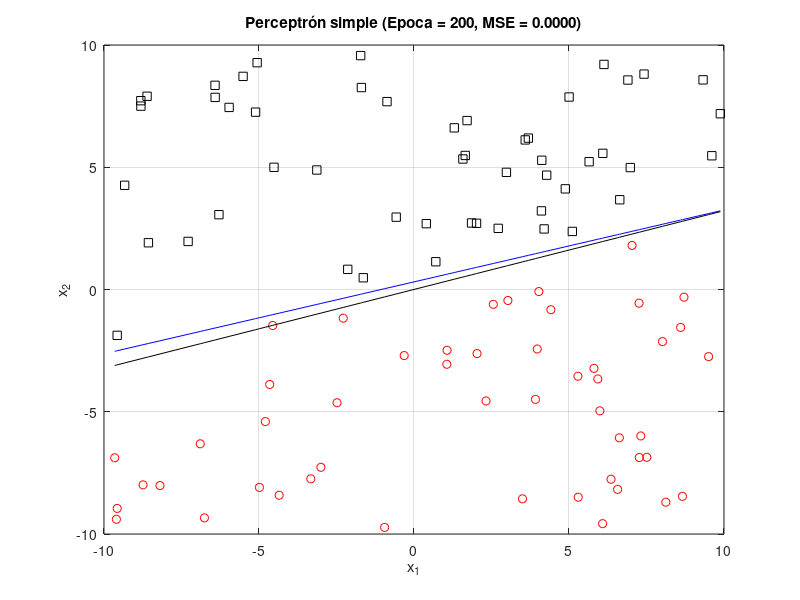

The MATLAB source for this figure: (Note: this script raises an error after producing the figure.)
clc;
close all;
clear;

rng_mx = 10;
rng_mn = -10;
nm = 100;

x1 = (rng_mx-rng_mn)*rand(nm, 1)+rng_mn;
x2 = (rng_mx-rng_mn)*rand(nm, 1)+rng_mn;

m = rand();
b = rand();
xo = sort(x1);
yo = m.*xo+b;
x2e = m.*x1+b;
cls = x2>x2e;
id0 = cls==0;
id1 = ~id0;

vw = rand(3,1);
nep = 200;
n_ap = 1/abs(max([x1;x2]))-eps;
vMSE = zeros(1,nep);

nep_mx = nep;
for i1=1:nep
    u = [x1 x2 ones(nm,1)]*vw;
    fu = u>=0;
    err = cls-fu;
    vMSE(i1) = sqrt(err'*err)/nm;
    id_err = err~=0;
    
    y1 = -xo*vw(1)/vw(2)-vw(3)/vw(2);
    dvw = n_ap*([x1'; x2'; ones(1,nm)]*err);
    vw = vw+dvw;

    if i1>2
        if (vMSE(i1)==0)&&(vMSE(i1-1)>0)
            nep_mx = i1;
        end
    end

    fig1 = figure(1);
    plot(x1(id0), x2(id0), 'ro');
    axis([rng_mn, rng_mx, rng_mn, rng_mx])
    hold on;
    plot(x1(id1), x2(id1), 'ks');
    plot(x1(id_err), x2(id_err), 'b*');
    plot(xo, yo, 'b-');
    plot(xo, y1, 'k-');
    xlabel('x_1');
    ylabel('x_2');
    grid on;
    title(sprintf('Perceptrón simple (Epoca = %d, MSE = %.4f)', i1, vMSE(i1)))
    hold off;
    frame = getframe(fig1);
    im{i1} = frame2im(frame);
end

filename = 'testAnimated.gif';
for idx = 1:nep_mx
    [A,map] = rgb2ind(im{idx},256);
    if idx == 1
        imwrite(A,map,filename,'gif','LoopCount',Inf,'DelayTime',1);
    else
        imwrite(A,map,filename,'gif','WriteMode','append','DelayTime',1);
    end
end

figure(2)
plot(1:nep_mx,vMSE(1:nep_mx),'b*-');
axis([1, nep_mx, min(vMSE), max(vMSE)])
grid on;
ylabel('MSE');
xlabel('Epoca');
title('Grafica de demespeño para un perceptrón simple');
print('-f2', '-djpeg90', '-r300', 'Desempeno.jpg')